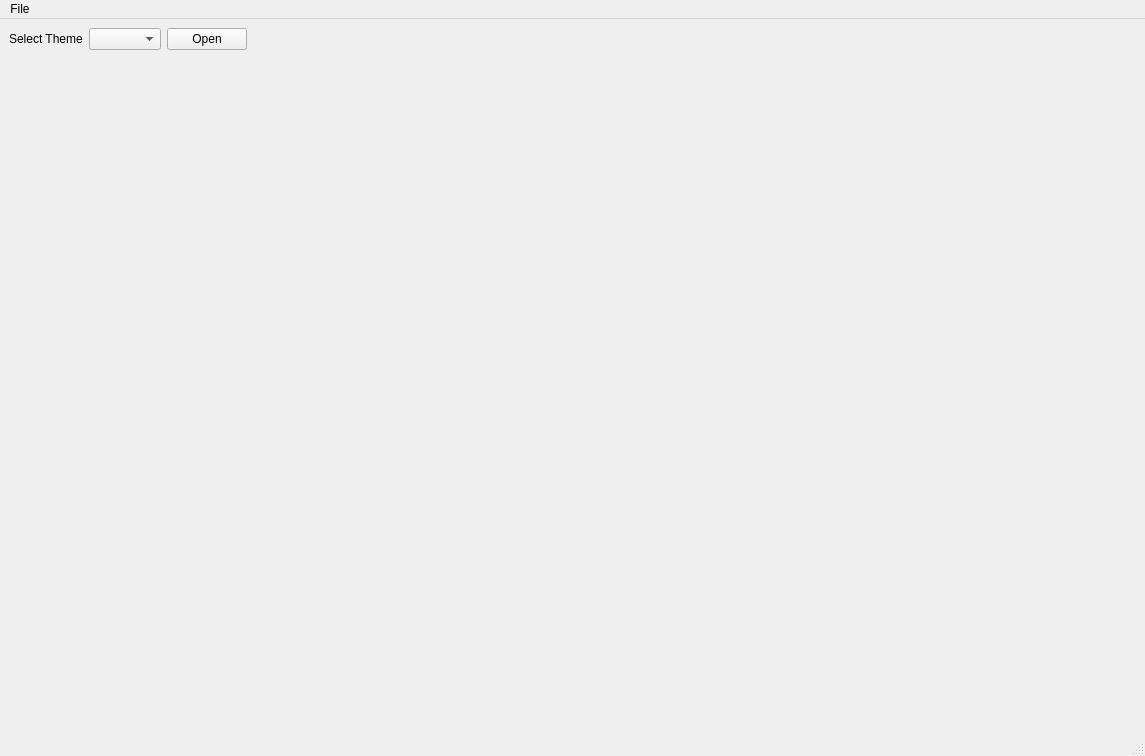
<?xml version="1.0" encoding="UTF-8"?>
<ui version="4.0">
 <class>MainWindow</class>
 <widget class="QMainWindow" name="MainWindow">
  <property name="geometry">
   <rect>
    <x>0</x>
    <y>0</y>
    <width>1145</width>
    <height>756</height>
   </rect>
  </property>
  <property name="windowTitle">
   <string>MainWindow</string>
  </property>
  <widget class="QWidget" name="centralwidget">
   <layout class="QGridLayout" name="gridLayout">
    <item row="0" column="0">
     <layout class="QHBoxLayout" name="horizontalLayout_2">
      <item>
       <layout class="QHBoxLayout" name="horizontalLayout">
        <item>
         <widget class="QLabel" name="label">
          <property name="text">
           <string>Select Theme</string>
          </property>
         </widget>
        </item>
        <item>
         <widget class="QComboBox" name="comboBox"/>
        </item>
       </layout>
      </item>
      <item>
       <widget class="QPushButton" name="pushButton">
        <property name="text">
         <string>Open</string>
        </property>
       </widget>
      </item>
      <item>
       <spacer name="horizontalSpacer">
        <property name="orientation">
         <enum>Qt::Horizontal</enum>
        </property>
        <property name="sizeHint" stdset="0">
         <size>
          <width>40</width>
          <height>20</height>
         </size>
        </property>
       </spacer>
      </item>
     </layout>
    </item>
    <item row="1" column="0">
     <layout class="QVBoxLayout" name="verticalLayout">
      <item>
       <spacer name="verticalSpacer">
        <property name="orientation">
         <enum>Qt::Vertical</enum>
        </property>
        <property name="sizeHint" stdset="0">
         <size>
          <width>20</width>
          <height>40</height>
         </size>
        </property>
       </spacer>
      </item>
     </layout>
    </item>
   </layout>
  </widget>
  <widget class="QMenuBar" name="menubar">
   <property name="geometry">
    <rect>
     <x>0</x>
     <y>0</y>
     <width>1145</width>
     <height>26</height>
    </rect>
   </property>
   <widget class="QMenu" name="menuFile">
    <property name="title">
     <string>File</string>
    </property>
    <addaction name="actionOpen_CSV_File"/>
    <addaction name="actionExit"/>
   </widget>
   <addaction name="menuFile"/>
  </widget>
  <widget class="QStatusBar" name="statusbar"/>
  <action name="actionOpen_CSV_File">
   <property name="text">
    <string>Open CSV File</string>
   </property>
  </action>
  <action name="actionExit">
   <property name="text">
    <string>Exit</string>
   </property>
  </action>
 </widget>
 <resources/>
 <connections/>
</ui>
